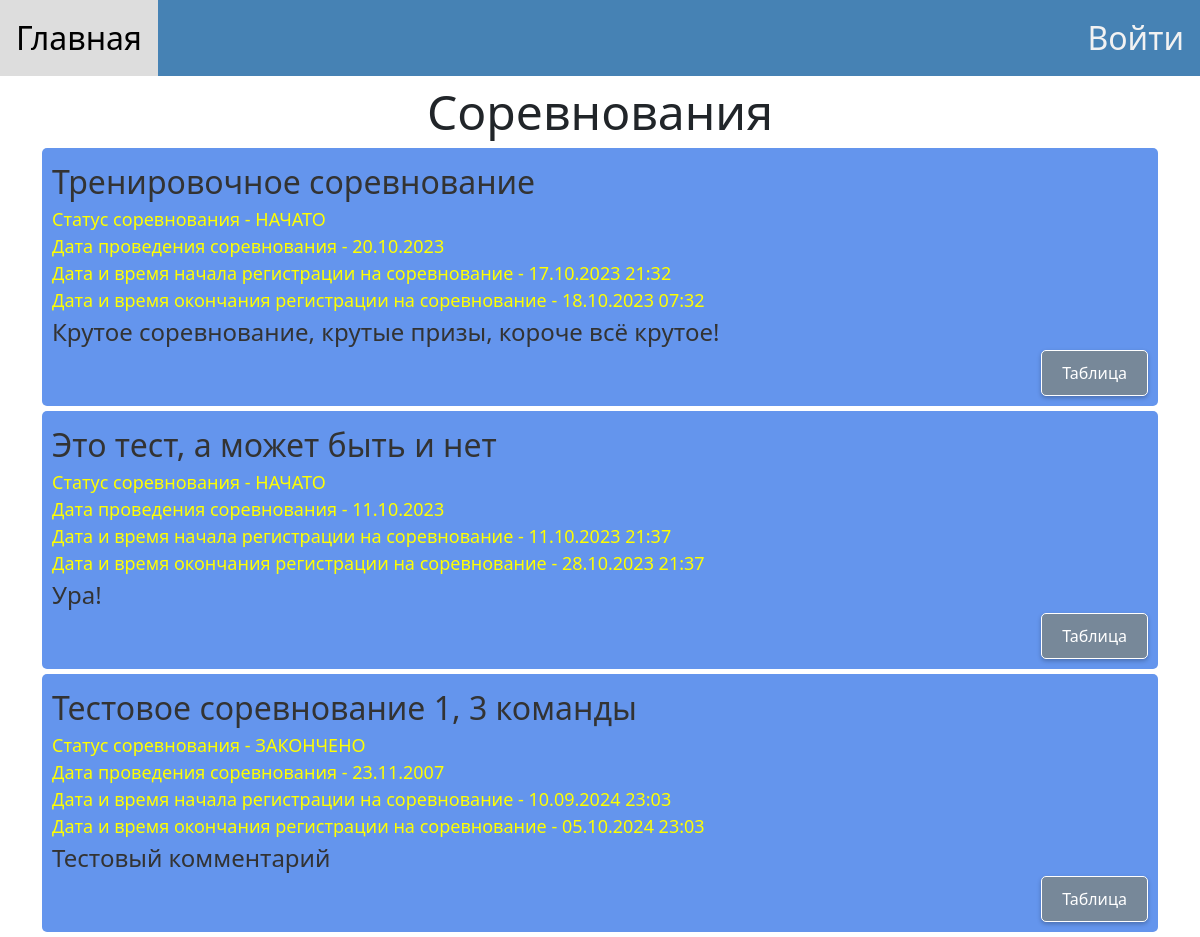
Before: / with the older database file.
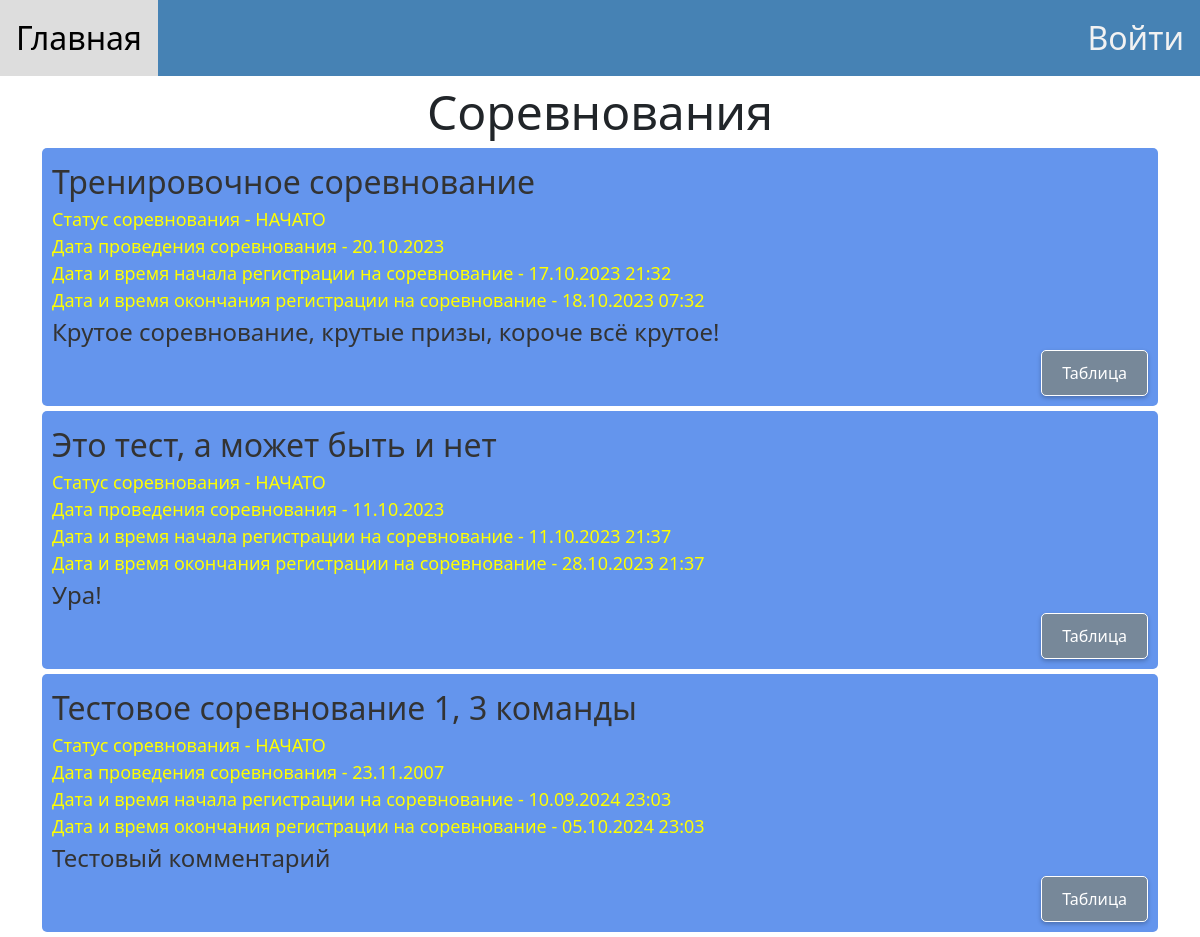
After: the same page with the newer database file.
### for_work_with_database/class_db_competition.py (models this page shows)
class Competition(SqlAlchemyBase):
    __tablename__ = "competition"
    id = Column(Integer, primary_key=True, autoincrement=True)
    date = Column(Text)
    commentary = Column(Text)
    date_of_ending_registration_members = Column(Text)
    started = Column(Text)
    date_of_starting_registration_members = Column(Text)
    header_for_competition = Column(Text)

### main.py (the view)
@app.route("/")
@limiter.limit(REQUESTS_TIME)
def main_page():
    page = request.args.get("page", type=int, default=1)
    sess = db_session.create_session()
    competitions = sorted(sess.query(Competition).all(), key=lambda x: x.date, reverse=True)
    now_datetime = datetime.datetime.now()
    return render_template("main_page.html", competitions=competitions, strptime=datetime.datetime.strptime,
                           now_datetime=now_datetime)

### for_work_with_database/db_session.py (called while the page is built)
def create_session() -> Session:
    global __factory
    return __factory()

### templates/main_page.html (shortened to what this page needs)
{% extends "base.html" %}
{% block content %}
<head>
</head>
<body>
<div align="center">
    <font size="45%">Соревнования</font><br>
</div>
<div align="center">
    <ul class="competitions">
        {% for competition in competitions%}
        <li>
            <div align="left">
                <font size="6%">{{competition.header_for_competition}}</font><br>
                {% if competition.started == "not_started"%}
                    <font color="yellow" size="4%">Статус соревнования - НЕ НАЧАТО</font>
                {% elif competition.started == "started" %}
                    <font color="yellow" size="4%">Статус соревнования - НАЧАТО</font>
                {% else %}
                    <font color="yellow" size="4%">Статус соревнования - ЗАКОНЧЕНО</font>
                {% endif %}
                <br>
                <font color="yellow" size="4%">Дата проведения соревнования - {{".".join(competition.date.split("-")[::-1])}}</font>
                <br>
                <font color="yellow" size="4%">Дата и время начала регистрации на соревнование - {{".".join(competition.date_of_starting_registration_members.split("T")[0].split("-")[::-1]) + " " + competition.date_of_starting_registration_members.split("T")[1]}}</font>
                <br>
                <font color="yellow" size="4%">Дата и время окончания регистрации на соревнование - {{".".join(competition.date_of_ending_registration_members.split("T")[0].split("-")[::-1]) + " " + competition.date_of_ending_registration_members.split("T")[1]}}</font>
                <br>
                <font size="5%">{{competition.commentary}}</font>
            </div>
            <div align="right">
                <a href="/table/pilot/{{competition.id}}">
                    <button class="green_button">Таблица</button>
                </a>
            </div>
        </li>
        {% endfor %}
    </ul>
</div>
</body>
{% endblock %}

Changed rows visible on the page:
changed Competition "Тестовое соревнование 1, 3 команды": started "Статус соревнования - ЗАКОНЧЕНО" → "Статус соревнования - НАЧАТО"
